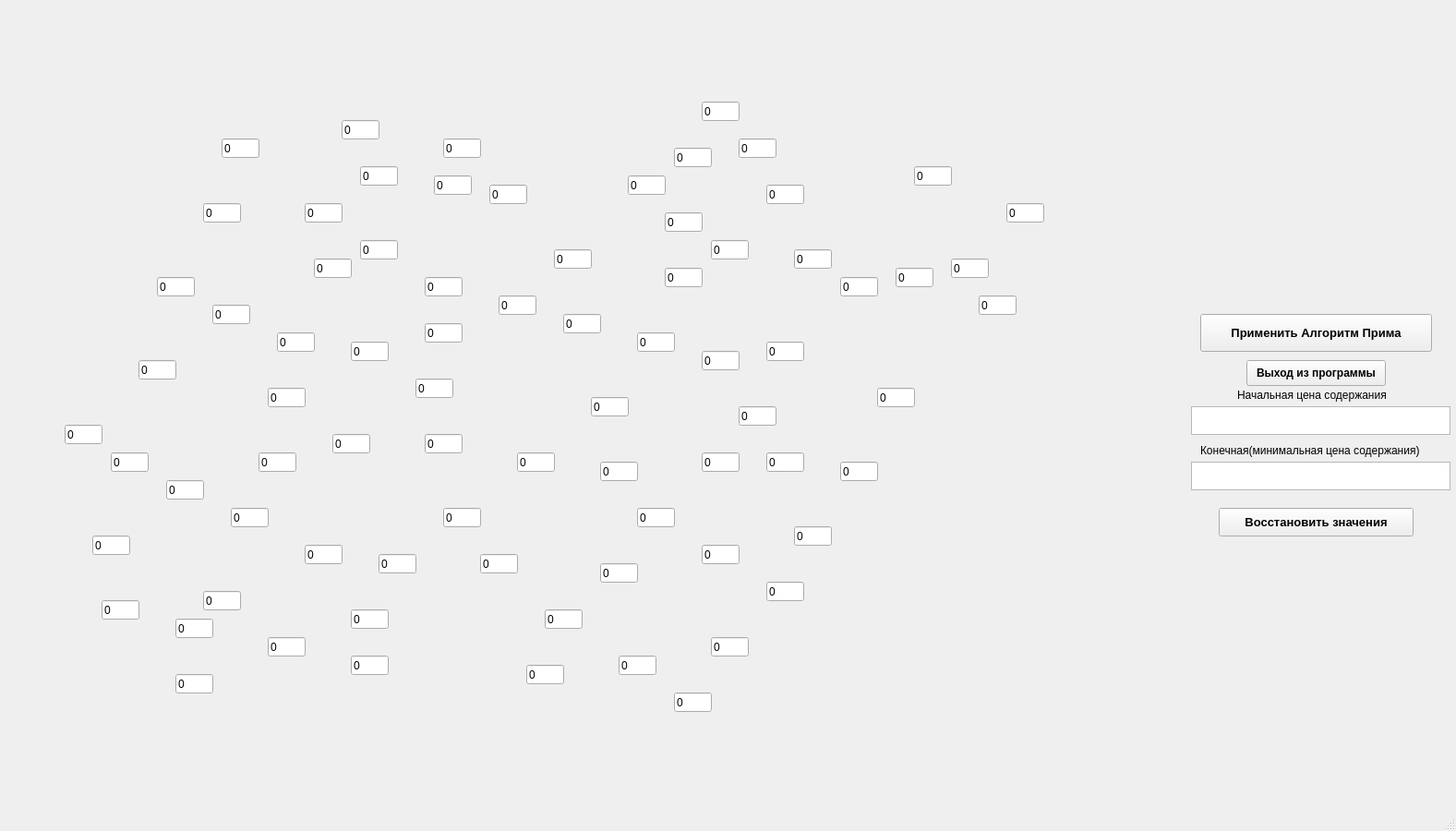
<?xml version="1.0" encoding="UTF-8"?>
<ui version="4.0">
 <class>MainWindow</class>
 <widget class="QMainWindow" name="MainWindow">
  <property name="geometry">
   <rect>
    <x>0</x>
    <y>0</y>
    <width>1577</width>
    <height>900</height>
   </rect>
  </property>
  <property name="windowTitle">
   <string>MainWindow</string>
  </property>
  <widget class="QWidget" name="centralwidget">
   <widget class="QLabel" name="label">
    <property name="geometry">
     <rect>
      <x>20</x>
      <y>20</y>
      <width>1261</width>
      <height>821</height>
     </rect>
    </property>
    <property name="text">
     <string/>
    </property>
    <property name="pixmap">
     <pixmap>Qt-map.png</pixmap>
    </property>
    <property name="scaledContents">
     <bool>true</bool>
    </property>
   </widget>
   <widget class="QLineEdit" name="V1V3">
    <property name="geometry">
     <rect>
      <x>450</x>
      <y>410</y>
      <width>41</width>
      <height>21</height>
     </rect>
    </property>
    <property name="text">
     <string>0</string>
    </property>
   </widget>
   <widget class="QLineEdit" name="V1V2">
    <property name="geometry">
     <rect>
      <x>460</x>
      <y>470</y>
      <width>41</width>
      <height>21</height>
     </rect>
    </property>
    <property name="text">
     <string>0</string>
    </property>
   </widget>
   <widget class="QLineEdit" name="V1V7">
    <property name="geometry">
     <rect>
      <x>640</x>
      <y>430</y>
      <width>41</width>
      <height>21</height>
     </rect>
    </property>
    <property name="text">
     <string>0</string>
    </property>
   </widget>
   <widget class="QLineEdit" name="V1V6">
    <property name="geometry">
     <rect>
      <x>610</x>
      <y>340</y>
      <width>41</width>
      <height>21</height>
     </rect>
    </property>
    <property name="text">
     <string>0</string>
    </property>
   </widget>
   <widget class="QLineEdit" name="V1V4">
    <property name="geometry">
     <rect>
      <x>460</x>
      <y>350</y>
      <width>41</width>
      <height>21</height>
     </rect>
    </property>
    <property name="text">
     <string>0</string>
    </property>
   </widget>
   <widget class="QLineEdit" name="V1V5">
    <property name="geometry">
     <rect>
      <x>540</x>
      <y>320</y>
      <width>41</width>
      <height>21</height>
     </rect>
    </property>
    <property name="text">
     <string>0</string>
    </property>
   </widget>
   <widget class="QLineEdit" name="V6V7">
    <property name="geometry">
     <rect>
      <x>690</x>
      <y>360</y>
      <width>41</width>
      <height>21</height>
     </rect>
    </property>
    <property name="text">
     <string>0</string>
    </property>
   </widget>
   <widget class="QLineEdit" name="V1V8">
    <property name="geometry">
     <rect>
      <x>600</x>
      <y>270</y>
      <width>41</width>
      <height>21</height>
     </rect>
    </property>
    <property name="text">
     <string>0</string>
    </property>
   </widget>
   <widget class="QLineEdit" name="V7V13">
    <property name="geometry">
     <rect>
      <x>760</x>
      <y>490</y>
      <width>41</width>
      <height>21</height>
     </rect>
    </property>
    <property name="text">
     <string>0</string>
    </property>
   </widget>
   <widget class="QLineEdit" name="V2V12">
    <property name="geometry">
     <rect>
      <x>480</x>
      <y>550</y>
      <width>41</width>
      <height>21</height>
     </rect>
    </property>
    <property name="text">
     <string>0</string>
    </property>
   </widget>
   <widget class="QLineEdit" name="V7V35">
    <property name="geometry">
     <rect>
      <x>800</x>
      <y>440</y>
      <width>41</width>
      <height>21</height>
     </rect>
    </property>
    <property name="text">
     <string>0</string>
    </property>
   </widget>
   <widget class="QLineEdit" name="V12V13">
    <property name="geometry">
     <rect>
      <x>690</x>
      <y>550</y>
      <width>41</width>
      <height>21</height>
     </rect>
    </property>
    <property name="text">
     <string>0</string>
    </property>
   </widget>
   <widget class="QLineEdit" name="V13V14">
    <property name="geometry">
     <rect>
      <x>860</x>
      <y>570</y>
      <width>41</width>
      <height>21</height>
     </rect>
    </property>
    <property name="text">
     <string>0</string>
    </property>
   </widget>
   <widget class="QLineEdit" name="V14V35">
    <property name="geometry">
     <rect>
      <x>910</x>
      <y>500</y>
      <width>41</width>
      <height>21</height>
     </rect>
    </property>
    <property name="text">
     <string>0</string>
    </property>
   </widget>
   <widget class="QLineEdit" name="V2V7">
    <property name="geometry">
     <rect>
      <x>560</x>
      <y>490</y>
      <width>41</width>
      <height>21</height>
     </rect>
    </property>
    <property name="text">
     <string>0</string>
    </property>
   </widget>
   <widget class="QLineEdit" name="V13V35">
    <property name="geometry">
     <rect>
      <x>830</x>
      <y>490</y>
      <width>41</width>
      <height>21</height>
     </rect>
    </property>
    <property name="text">
     <string>0</string>
    </property>
   </widget>
   <widget class="QLineEdit" name="V14V15">
    <property name="geometry">
     <rect>
      <x>830</x>
      <y>630</y>
      <width>41</width>
      <height>21</height>
     </rect>
    </property>
    <property name="text">
     <string>0</string>
    </property>
   </widget>
   <widget class="QLineEdit" name="V17V18">
    <property name="geometry">
     <rect>
      <x>570</x>
      <y>720</y>
      <width>41</width>
      <height>21</height>
     </rect>
    </property>
    <property name="text">
     <string>0</string>
    </property>
   </widget>
   <widget class="QLineEdit" name="V16V18">
    <property name="geometry">
     <rect>
      <x>670</x>
      <y>710</y>
      <width>41</width>
      <height>21</height>
     </rect>
    </property>
    <property name="text">
     <string>0</string>
    </property>
   </widget>
   <widget class="QLineEdit" name="V31V35">
    <property name="geometry">
     <rect>
      <x>910</x>
      <y>300</y>
      <width>41</width>
      <height>21</height>
     </rect>
    </property>
    <property name="text">
     <string>0</string>
    </property>
   </widget>
   <widget class="QLineEdit" name="V32V33">
    <property name="geometry">
     <rect>
      <x>1090</x>
      <y>220</y>
      <width>41</width>
      <height>21</height>
     </rect>
    </property>
    <property name="text">
     <string>0</string>
    </property>
   </widget>
   <widget class="QLineEdit" name="V32V35">
    <property name="geometry">
     <rect>
      <x>970</x>
      <y>290</y>
      <width>41</width>
      <height>21</height>
     </rect>
    </property>
    <property name="text">
     <string>0</string>
    </property>
   </widget>
   <widget class="QLineEdit" name="V11V31">
    <property name="geometry">
     <rect>
      <x>860</x>
      <y>270</y>
      <width>41</width>
      <height>21</height>
     </rect>
    </property>
    <property name="text">
     <string>0</string>
    </property>
   </widget>
   <widget class="QLineEdit" name="V15V18">
    <property name="geometry">
     <rect>
      <x>590</x>
      <y>660</y>
      <width>41</width>
      <height>21</height>
     </rect>
    </property>
    <property name="text">
     <string>0</string>
    </property>
   </widget>
   <widget class="QLineEdit" name="V12V15">
    <property name="geometry">
     <rect>
      <x>650</x>
      <y>610</y>
      <width>41</width>
      <height>21</height>
     </rect>
    </property>
    <property name="text">
     <string>0</string>
    </property>
   </widget>
   <widget class="QLineEdit" name="V13V15">
    <property name="geometry">
     <rect>
      <x>760</x>
      <y>590</y>
      <width>41</width>
      <height>21</height>
     </rect>
    </property>
    <property name="text">
     <string>0</string>
    </property>
   </widget>
   <widget class="QLineEdit" name="V11V35">
    <property name="geometry">
     <rect>
      <x>830</x>
      <y>370</y>
      <width>41</width>
      <height>21</height>
     </rect>
    </property>
    <property name="text">
     <string>0</string>
    </property>
   </widget>
   <widget class="QLineEdit" name="V15V16">
    <property name="geometry">
     <rect>
      <x>770</x>
      <y>690</y>
      <width>41</width>
      <height>21</height>
     </rect>
    </property>
    <property name="text">
     <string>0</string>
    </property>
   </widget>
   <widget class="QLineEdit" name="V34V35">
    <property name="geometry">
     <rect>
      <x>950</x>
      <y>420</y>
      <width>41</width>
      <height>21</height>
     </rect>
    </property>
    <property name="text">
     <string>0</string>
    </property>
   </widget>
   <widget class="QLineEdit" name="V33V34">
    <property name="geometry">
     <rect>
      <x>1060</x>
      <y>320</y>
      <width>41</width>
      <height>21</height>
     </rect>
    </property>
    <property name="text">
     <string>0</string>
    </property>
   </widget>
   <widget class="QLineEdit" name="V31V32">
    <property name="geometry">
     <rect>
      <x>990</x>
      <y>180</y>
      <width>41</width>
      <height>21</height>
     </rect>
    </property>
    <property name="text">
     <string>0</string>
    </property>
   </widget>
   <widget class="QLineEdit" name="V32V34">
    <property name="geometry">
     <rect>
      <x>1030</x>
      <y>280</y>
      <width>41</width>
      <height>21</height>
     </rect>
    </property>
    <property name="text">
     <string>0</string>
    </property>
   </widget>
   <widget class="QLineEdit" name="V22V24">
    <property name="geometry">
     <rect>
      <x>120</x>
      <y>490</y>
      <width>41</width>
      <height>21</height>
     </rect>
    </property>
    <property name="text">
     <string>0</string>
    </property>
   </widget>
   <widget class="QLineEdit" name="V18V19">
    <property name="geometry">
     <rect>
      <x>380</x>
      <y>710</y>
      <width>41</width>
      <height>21</height>
     </rect>
    </property>
    <property name="text">
     <string>0</string>
    </property>
   </widget>
   <widget class="QLineEdit" name="V19V20">
    <property name="geometry">
     <rect>
      <x>190</x>
      <y>730</y>
      <width>41</width>
      <height>21</height>
     </rect>
    </property>
    <property name="text">
     <string>0</string>
    </property>
   </widget>
   <widget class="QLineEdit" name="V16V17">
    <property name="geometry">
     <rect>
      <x>730</x>
      <y>750</y>
      <width>41</width>
      <height>21</height>
     </rect>
    </property>
    <property name="text">
     <string>0</string>
    </property>
   </widget>
   <widget class="QLineEdit" name="V19V21">
    <property name="geometry">
     <rect>
      <x>290</x>
      <y>690</y>
      <width>41</width>
      <height>21</height>
     </rect>
    </property>
    <property name="text">
     <string>0</string>
    </property>
   </widget>
   <widget class="QLineEdit" name="V2V18">
    <property name="geometry">
     <rect>
      <x>410</x>
      <y>600</y>
      <width>41</width>
      <height>21</height>
     </rect>
    </property>
    <property name="text">
     <string>0</string>
    </property>
   </widget>
   <widget class="QLineEdit" name="V20V22">
    <property name="geometry">
     <rect>
      <x>110</x>
      <y>650</y>
      <width>41</width>
      <height>21</height>
     </rect>
    </property>
    <property name="text">
     <string>0</string>
    </property>
   </widget>
   <widget class="QLineEdit" name="V12V18">
    <property name="geometry">
     <rect>
      <x>520</x>
      <y>600</y>
      <width>41</width>
      <height>21</height>
     </rect>
    </property>
    <property name="text">
     <string>0</string>
    </property>
   </widget>
   <widget class="QLineEdit" name="V20V21">
    <property name="geometry">
     <rect>
      <x>190</x>
      <y>670</y>
      <width>41</width>
      <height>21</height>
     </rect>
    </property>
    <property name="text">
     <string>0</string>
    </property>
   </widget>
   <widget class="QLineEdit" name="V22V23">
    <property name="geometry">
     <rect>
      <x>100</x>
      <y>580</y>
      <width>41</width>
      <height>21</height>
     </rect>
    </property>
    <property name="text">
     <string>0</string>
    </property>
   </widget>
   <widget class="QLineEdit" name="V22V25">
    <property name="geometry">
     <rect>
      <x>180</x>
      <y>520</y>
      <width>41</width>
      <height>21</height>
     </rect>
    </property>
    <property name="text">
     <string>0</string>
    </property>
   </widget>
   <widget class="QLineEdit" name="V18V21">
    <property name="geometry">
     <rect>
      <x>380</x>
      <y>660</y>
      <width>41</width>
      <height>21</height>
     </rect>
    </property>
    <property name="text">
     <string>0</string>
    </property>
   </widget>
   <widget class="QLineEdit" name="V2V25">
    <property name="geometry">
     <rect>
      <x>280</x>
      <y>490</y>
      <width>41</width>
      <height>21</height>
     </rect>
    </property>
    <property name="text">
     <string>0</string>
    </property>
   </widget>
   <widget class="QLineEdit" name="V23V24">
    <property name="geometry">
     <rect>
      <x>70</x>
      <y>460</y>
      <width>41</width>
      <height>21</height>
     </rect>
    </property>
    <property name="text">
     <string>0</string>
    </property>
   </widget>
   <widget class="QLineEdit" name="V21V25">
    <property name="geometry">
     <rect>
      <x>250</x>
      <y>550</y>
      <width>41</width>
      <height>21</height>
     </rect>
    </property>
    <property name="text">
     <string>0</string>
    </property>
   </widget>
   <widget class="QLineEdit" name="V24V25">
    <property name="geometry">
     <rect>
      <x>150</x>
      <y>390</y>
      <width>41</width>
      <height>21</height>
     </rect>
    </property>
    <property name="text">
     <string>0</string>
    </property>
   </widget>
   <widget class="QLineEdit" name="V3V4">
    <property name="geometry">
     <rect>
      <x>380</x>
      <y>370</y>
      <width>41</width>
      <height>21</height>
     </rect>
    </property>
    <property name="text">
     <string>0</string>
    </property>
   </widget>
   <widget class="QLineEdit" name="V5V27">
    <property name="geometry">
     <rect>
      <x>330</x>
      <y>220</y>
      <width>41</width>
      <height>21</height>
     </rect>
    </property>
    <property name="text">
     <string>0</string>
    </property>
   </widget>
   <widget class="QLineEdit" name="V4V5">
    <property name="geometry">
     <rect>
      <x>460</x>
      <y>300</y>
      <width>41</width>
      <height>21</height>
     </rect>
    </property>
    <property name="text">
     <string>0</string>
    </property>
   </widget>
   <widget class="QLineEdit" name="V5V30">
    <property name="geometry">
     <rect>
      <x>530</x>
      <y>200</y>
      <width>41</width>
      <height>21</height>
     </rect>
    </property>
    <property name="text">
     <string>0</string>
    </property>
   </widget>
   <widget class="QLineEdit" name="V4V25">
    <property name="geometry">
     <rect>
      <x>300</x>
      <y>360</y>
      <width>41</width>
      <height>21</height>
     </rect>
    </property>
    <property name="text">
     <string>0</string>
    </property>
   </widget>
   <widget class="QLineEdit" name="V24V26">
    <property name="geometry">
     <rect>
      <x>170</x>
      <y>300</y>
      <width>41</width>
      <height>21</height>
     </rect>
    </property>
    <property name="text">
     <string>0</string>
    </property>
   </widget>
   <widget class="QLineEdit" name="V25V26">
    <property name="geometry">
     <rect>
      <x>230</x>
      <y>330</y>
      <width>41</width>
      <height>21</height>
     </rect>
    </property>
    <property name="text">
     <string>0</string>
    </property>
   </widget>
   <widget class="QLineEdit" name="V2V21">
    <property name="geometry">
     <rect>
      <x>330</x>
      <y>590</y>
      <width>41</width>
      <height>21</height>
     </rect>
    </property>
    <property name="text">
     <string>0</string>
    </property>
   </widget>
   <widget class="QLineEdit" name="V2V3">
    <property name="geometry">
     <rect>
      <x>360</x>
      <y>470</y>
      <width>41</width>
      <height>21</height>
     </rect>
    </property>
    <property name="text">
     <string>0</string>
    </property>
   </widget>
   <widget class="QLineEdit" name="V5V28">
    <property name="geometry">
     <rect>
      <x>390</x>
      <y>180</y>
      <width>41</width>
      <height>21</height>
     </rect>
    </property>
    <property name="text">
     <string>0</string>
    </property>
   </widget>
   <widget class="QLineEdit" name="V3V25">
    <property name="geometry">
     <rect>
      <x>290</x>
      <y>420</y>
      <width>41</width>
      <height>21</height>
     </rect>
    </property>
    <property name="text">
     <string>0</string>
    </property>
   </widget>
   <widget class="QLineEdit" name="V27V28">
    <property name="geometry">
     <rect>
      <x>240</x>
      <y>150</y>
      <width>41</width>
      <height>21</height>
     </rect>
    </property>
    <property name="text">
     <string>0</string>
    </property>
   </widget>
   <widget class="QLineEdit" name="V5V29">
    <property name="geometry">
     <rect>
      <x>470</x>
      <y>190</y>
      <width>41</width>
      <height>21</height>
     </rect>
    </property>
    <property name="text">
     <string>0</string>
    </property>
   </widget>
   <widget class="QLineEdit" name="V28V29">
    <property name="geometry">
     <rect>
      <x>370</x>
      <y>130</y>
      <width>41</width>
      <height>21</height>
     </rect>
    </property>
    <property name="text">
     <string>0</string>
    </property>
   </widget>
   <widget class="QLineEdit" name="V29V30">
    <property name="geometry">
     <rect>
      <x>480</x>
      <y>150</y>
      <width>41</width>
      <height>21</height>
     </rect>
    </property>
    <property name="text">
     <string>0</string>
    </property>
   </widget>
   <widget class="QLineEdit" name="V4V26">
    <property name="geometry">
     <rect>
      <x>340</x>
      <y>280</y>
      <width>41</width>
      <height>21</height>
     </rect>
    </property>
    <property name="text">
     <string>0</string>
    </property>
   </widget>
   <widget class="QLineEdit" name="V6V11">
    <property name="geometry">
     <rect>
      <x>720</x>
      <y>290</y>
      <width>41</width>
      <height>21</height>
     </rect>
    </property>
    <property name="text">
     <string>0</string>
    </property>
   </widget>
   <widget class="QLineEdit" name="V10V11">
    <property name="geometry">
     <rect>
      <x>770</x>
      <y>260</y>
      <width>41</width>
      <height>21</height>
     </rect>
    </property>
    <property name="text">
     <string>0</string>
    </property>
   </widget>
   <widget class="QLineEdit" name="V6V10">
    <property name="geometry">
     <rect>
      <x>720</x>
      <y>230</y>
      <width>41</width>
      <height>21</height>
     </rect>
    </property>
    <property name="text">
     <string>0</string>
    </property>
   </widget>
   <widget class="QLineEdit" name="V9V11">
    <property name="geometry">
     <rect>
      <x>830</x>
      <y>200</y>
      <width>41</width>
      <height>21</height>
     </rect>
    </property>
    <property name="text">
     <string>0</string>
    </property>
   </widget>
   <widget class="QLineEdit" name="V9V10">
    <property name="geometry">
     <rect>
      <x>800</x>
      <y>150</y>
      <width>41</width>
      <height>21</height>
     </rect>
    </property>
    <property name="text">
     <string>0</string>
    </property>
   </widget>
   <widget class="QLineEdit" name="V5V26">
    <property name="geometry">
     <rect>
      <x>390</x>
      <y>260</y>
      <width>41</width>
      <height>21</height>
     </rect>
    </property>
    <property name="text">
     <string>0</string>
    </property>
   </widget>
   <widget class="QLineEdit" name="V7V11">
    <property name="geometry">
     <rect>
      <x>760</x>
      <y>380</y>
      <width>41</width>
      <height>21</height>
     </rect>
    </property>
    <property name="text">
     <string>0</string>
    </property>
   </widget>
   <widget class="QLineEdit" name="V7V12">
    <property name="geometry">
     <rect>
      <x>650</x>
      <y>500</y>
      <width>41</width>
      <height>21</height>
     </rect>
    </property>
    <property name="text">
     <string>0</string>
    </property>
   </widget>
   <widget class="QLineEdit" name="V8V9">
    <property name="geometry">
     <rect>
      <x>760</x>
      <y>110</y>
      <width>41</width>
      <height>21</height>
     </rect>
    </property>
    <property name="text">
     <string>0</string>
    </property>
   </widget>
   <widget class="QLineEdit" name="V6V8">
    <property name="geometry">
     <rect>
      <x>680</x>
      <y>190</y>
      <width>41</width>
      <height>21</height>
     </rect>
    </property>
    <property name="text">
     <string>0</string>
    </property>
   </widget>
   <widget class="QLineEdit" name="V26V27">
    <property name="geometry">
     <rect>
      <x>220</x>
      <y>220</y>
      <width>41</width>
      <height>21</height>
     </rect>
    </property>
    <property name="text">
     <string>0</string>
    </property>
   </widget>
   <widget class="QLineEdit" name="V8V10">
    <property name="geometry">
     <rect>
      <x>730</x>
      <y>160</y>
      <width>41</width>
      <height>21</height>
     </rect>
    </property>
    <property name="text">
     <string>0</string>
    </property>
   </widget>
   <widget class="QPushButton" name="MainButton">
    <property name="geometry">
     <rect>
      <x>1300</x>
      <y>340</y>
      <width>251</width>
      <height>41</height>
     </rect>
    </property>
    <property name="font">
     <font>
      <family>Arial</family>
      <pointsize>10</pointsize>
      <weight>75</weight>
      <bold>true</bold>
     </font>
    </property>
    <property name="text">
     <string>Применить Алгоритм Прима</string>
    </property>
   </widget>
   <widget class="QPushButton" name="ExitButton">
    <property name="geometry">
     <rect>
      <x>1350</x>
      <y>390</y>
      <width>151</width>
      <height>28</height>
     </rect>
    </property>
    <property name="font">
     <font>
      <family>Arial</family>
      <weight>75</weight>
      <bold>true</bold>
     </font>
    </property>
    <property name="tabletTracking">
     <bool>false</bool>
    </property>
    <property name="acceptDrops">
     <bool>false</bool>
    </property>
    <property name="styleSheet">
     <string notr="true"/>
    </property>
    <property name="text">
     <string>Выход из программы</string>
    </property>
    <property name="checkable">
     <bool>false</bool>
    </property>
   </widget>
   <widget class="QLabel" name="BeginLabel">
    <property name="geometry">
     <rect>
      <x>1340</x>
      <y>420</y>
      <width>181</width>
      <height>16</height>
     </rect>
    </property>
    <property name="text">
     <string>Начальная цена содержания</string>
    </property>
   </widget>
   <widget class="QLabel" name="EndLabel">
    <property name="geometry">
     <rect>
      <x>1300</x>
      <y>480</y>
      <width>261</width>
      <height>16</height>
     </rect>
    </property>
    <property name="text">
     <string>Конечная(минимальная цена содержания)</string>
    </property>
   </widget>
   <widget class="QTextBrowser" name="BeginTextBrowser">
    <property name="geometry">
     <rect>
      <x>1290</x>
      <y>440</y>
      <width>281</width>
      <height>31</height>
     </rect>
    </property>
   </widget>
   <widget class="QTextBrowser" name="EndTextBrowser">
    <property name="geometry">
     <rect>
      <x>1290</x>
      <y>500</y>
      <width>281</width>
      <height>31</height>
     </rect>
    </property>
   </widget>
   <widget class="QLineEdit" name="V21V22">
    <property name="geometry">
     <rect>
      <x>220</x>
      <y>640</y>
      <width>41</width>
      <height>21</height>
     </rect>
    </property>
    <property name="text">
     <string>0</string>
    </property>
   </widget>
   <widget class="QPushButton" name="ReturnButton">
    <property name="geometry">
     <rect>
      <x>1320</x>
      <y>550</y>
      <width>211</width>
      <height>31</height>
     </rect>
    </property>
    <property name="font">
     <font>
      <family>Arial</family>
      <pointsize>10</pointsize>
      <weight>75</weight>
      <bold>true</bold>
     </font>
    </property>
    <property name="text">
     <string>Восстановить значения</string>
    </property>
   </widget>
  </widget>
  <widget class="QMenuBar" name="menubar">
   <property name="geometry">
    <rect>
     <x>0</x>
     <y>0</y>
     <width>1577</width>
     <height>26</height>
    </rect>
   </property>
  </widget>
  <widget class="QStatusBar" name="statusbar"/>
 </widget>
 <resources/>
 <connections/>
</ui>
